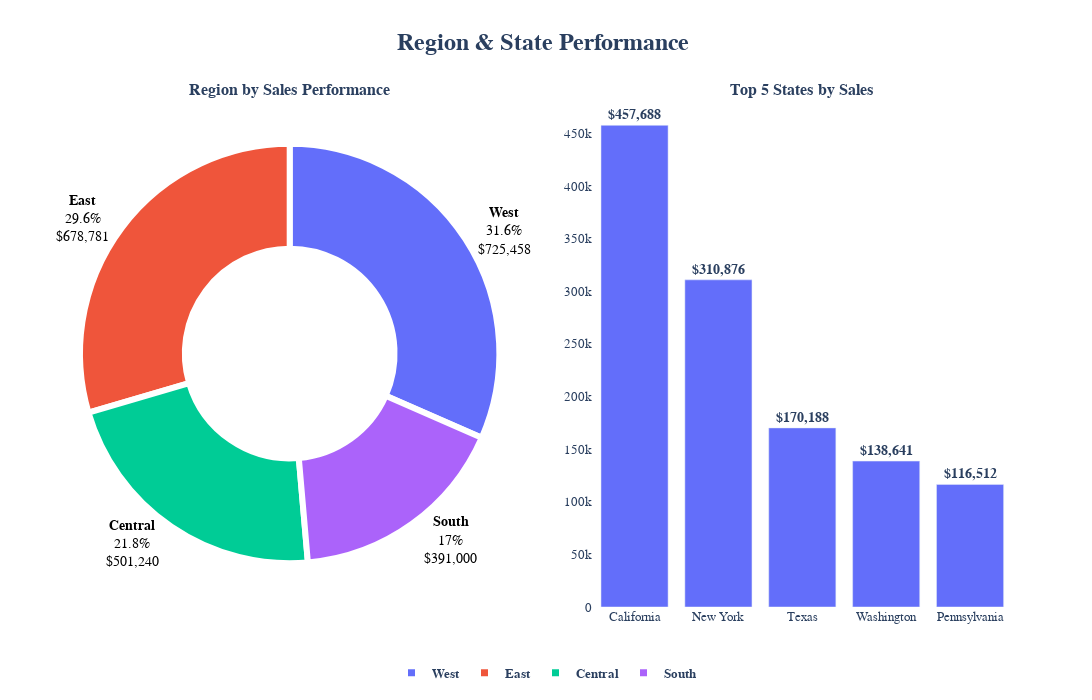

Notebook source saved alongside this figure:
### Markdown cell above
#### Region & State Performance

### Code cell
from plotly.subplots import make_subplots
import plotly.express as px

gb = df.groupby(['Region'])['Sales'].sum().round(0).reset_index()

pie = px.pie(
    gb,
    names='Region',
    values='Sales',
    hole=0.5
)

pie.update_traces(
    textposition='outside',
    textfont=dict(size=14, family='Arial', color='black'),
    texttemplate="<b>%{label}</b><br>%{percent}<br>$%{value:,.0f}",
    marker=dict(line=dict(color='white', width=6))
)

top_states = df.groupby(['State'])['Sales'].sum().reset_index().sort_values('Sales', ascending=False).head(5)

bar = px.bar(
    top_states,
    x='State',
    y='Sales',
    text='Sales',
    color_continuous_scale='thermal'
)

bar.update_traces(
    texttemplate='$%{text:,.0f}',
    textposition='outside',
    textfont_size=14,
    textfont_weight='bold'
)

fig = make_subplots(
    rows=1, cols=2,
    subplot_titles=(
        "<b>Region by Sales Performance</b>", 
        "<b>Top 5 States by Sales</b>"
    ),
    specs=[[{"type": "domain"}, {"type": "xy"}]]
)

for trace in pie.data:
    fig.add_trace(trace, row=1, col=1)

for trace in bar.data:
    fig.add_trace(trace, row=1, col=2)

fig.update_layout(
    title_text="<b>Region & State Performance </b>",
    title_font_size=24,
    title_x=0.5,
    font=dict(size=13, family='Arial'"E-Commerce Sales Dashboard.ipynb"),
    height=700,
    width=1500,
    legend=dict(
        orientation='h',
        font_weight = 'bold',
        x=0.5,
        y=-0.1,
        xanchor='center'
    ),
    plot_bgcolor='white'
)

fig.show()

### Figure 1 — Plotly figure (JSON) as saved in the notebook; plotly's stock layout.template omitted (floating-point values rounded to 4 significant figures)
{"data": [{"domain": {"x": [0, 0.45], "y": [0, 1]}, "hole": 0.5, "hovertemplate": "Region=%{label}<br>Sales=%{value}<extra></extra>", "labels": ["Central", "East", "South", "West"], "legendgroup": "", "marker": {"line": {"color": "white", "width": 6}}, "name": "", "showlegend": true, "textfont": {"color": "black", "family": "Arial", "size": 14}, "textposition": "outside", "texttemplate": "<b>%{label}</b><br>%{percent}<br>$%{value:,.0f}", "type": "pie", "values": [501200.0, 678800.0, 391000.0, 725500.0]}, {"hovertemplate": "State=%{x}<br>Sales=%{text}<extra></extra>", "legendgroup": "", "marker": {"color": "#636efa", "pattern": {"shape": ""}}, "name": "", "orientation": "v", "showlegend": false, "text": [457700.0, 310900.0, 170200.0, 138600.0, 116500.0], "textfont": {"size": 14, "weight": "bold"}, "textposition": "outside", "texttemplate": "$%{text:,.0f}", "type": "bar", "x": ["California", "New York", "Texas", "Washington", "Pennsylvania"], "xaxis": "x", "y": [457700.0, 310900.0, 170200.0, 138600.0, 116500.0], "yaxis": "y"}], "layout": {"annotations": [{"font": {"size": 16}, "showarrow": false, "text": "<b>Region by Sales Performance</b>", "x": 0.225, "xanchor": "center", "xref": "paper", "y": 1, "yanchor": "bottom", "yref": "paper"}, {"font": {"size": 16}, "showarrow": false, "text": "<b>Top 5 States by Sales</b>", "x": 0.775, "xanchor": "center", "xref": "paper", "y": 1, "yanchor": "bottom", "yref": "paper"}], "font": {"family": "ArialE-Commerce Sales Dashboard.ipynb", "size": 13}, "height": 700, "legend": {"font": {"weight": "bold"}, "orientation": "h", "x": 0.5, "xanchor": "center", "y": -0.1}, "plot_bgcolor": "white", "title": {"font": {"size": 24}, "text": "<b>Region & State Performance </b>", "x": 0.5}, "width": 1500, "xaxis": {"anchor": "y", "domain": [0.55, 1]}, "yaxis": {"anchor": "x", "domain": [0, 1]}}}
